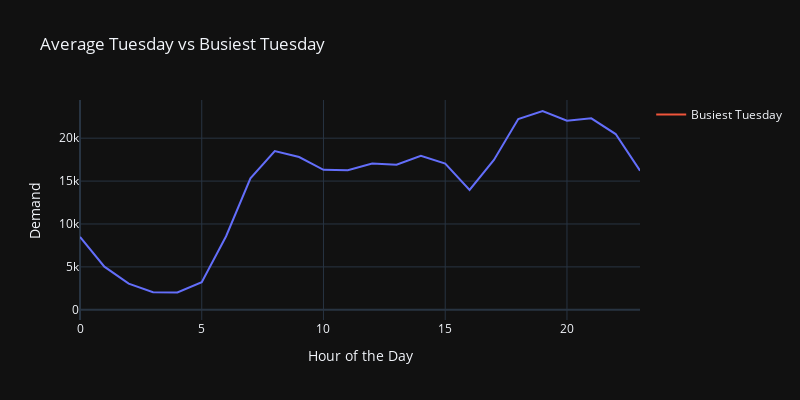

Source (notebook cell):
### Markdown cell above
#### 📊 **In-Depth Analysis of the "Average Saturday vs Busiest Saturday" Plot**  

This plot compares the **average demand on a typical Saturday** with the **demand on the busiest Saturday** (January 31, 2015). Let’s break it down step by step for an easy understanding.  

---

##### **1. Understanding the Two Lines in the Plot**
🔹 **Blue Line (Average Saturday)** → Represents the **average demand** for each hour across multiple Saturdays.  
🔹 **Red Line (Busiest Saturday)** → Shows the **actual demand** on the **busiest Saturday** (January 31, 2015).  

By comparing these two lines, we can see whether demand on this particular Saturday was significantly higher than usual.  

---

#### **2. How Demand Changes Throughout the Day**
##### **(A) Demand is Highest at Midnight (00:00 - 01:00)**
- The plot starts with a **high demand (above 25k)** at midnight.  
- This could be due to **late-night activity**, like people returning from events, working late shifts, or entertainment (movies, clubs, etc.).  

##### **(B) Sharp Drop Between 1 AM - 5 AM**
- After midnight, the demand **drops quickly**, reaching its lowest point around **5 AM** (near 5k).  
- This makes sense because most people are **asleep during these hours**, leading to **very low activity**.

##### **(C) Steady Increase from 6 AM - 10 AM**
- Around **6 AM**, demand starts **rising steadily** as people **wake up and start their day**.
- This could be due to:
  ✅ Morning commuters  
  ✅ Shops & businesses opening  
  ✅ People going out for breakfast, exercise, or work  

##### **(D) Stable Demand Between 10 AM - 3 PM**
- From **10 AM to 3 PM**, demand remains **relatively stable**.
- This could be because:
  ✅ People are at work or busy with weekend activities.  
  ✅ Lunch hours also contribute to moderate demand.  

##### **(E) Afternoon Drop (Around 3 PM - 4 PM)**
- A **small dip** occurs in demand, likely due to **midday breaks** when people slow down before the evening rush.

##### **(F) Rapid Rise in the Evening (After 5 PM)**
- **From 5 PM onwards, demand starts rising quickly again.**  
- This is because:
  ✅ People leave work and start their evening activities.  
  ✅ More people go shopping, dining, or socializing.  

##### **(G) High Demand at Night (After 8 PM)**
- The demand stays **very high** in the late evening, peaking **between 8 PM - 10 PM**.  
- This could be because:
  ✅ People are out for dinner or entertainment.  
  ✅ More transport, deliveries, and services are active.  

---

#### **3. Why Compare "Busiest Saturday" to "Average Saturday"?**
We are **comparing the busiest Saturday with the average Saturday** to find unusual patterns in demand.  

🚀 **If the red line (busiest Saturday) is much higher than the blue line, it means:**
- A special event or holiday might have **increased demand**.
- More people might have been **traveling, shopping, or using services** than usual.  

🔻 **If the lines are close together, it means:**
- Demand on that Saturday was **not very different from a typical Saturday**.  

**👉 The biggest takeaway here is that weekends tend to have higher demand, and special Saturdays can have even more extreme demand spikes.**  

---

#### **4. Key Takeaways & Business Insights**
🔍 **What We Learned from the Graph:**
✅ **Peak demand happens late at night (midnight) and in the evening (8 PM - 10 PM).**  
✅ **Demand is lowest between 3 AM - 5 AM.**  
✅ **Busiest Saturdays might indicate special events or holidays.**  

📌 **For Businesses & Services, This Data Can Be Used For:**
- **Better staffing and resource management** (e.g., hire more staff in the evening).  
- **Optimizing transport and delivery schedules** (since demand fluctuates).  
- **Promotional campaigns** (run ads or offers during peak hours).  

---

### Code cell
import pandas as pd
import plotly.express as px

# Extracting the values for the busiest Tuesday
tues_max = df_hourly[(df_hourly['Weekday'] == 'Tuesday') & 
                     (df_hourly['timestamp'].between('2015-01-27', '2015-01-27'))]  # Pick a known Tuesday

# Computing the average demand for each hour on Tuesdays
avg_tues = df_hourly[df_hourly['Weekday'] == 'Tuesday'].groupby('Hour')['value'].mean().reset_index()

# Plotting both lines using Plotly Express
fig = px.line(avg_tues, x='Hour', y='value', labels={'value': 'Demand'}, 
              title="Average Tuesday vs Busiest Tuesday", line_shape='linear')

fig.add_scatter(x=tues_max['Hour'], y=tues_max['value'], mode='lines', name='Busiest Tuesday')

# Updating layout for better visualization
fig.update_layout(width=800, height=400, xaxis_title="Hour of the Day", 
                  yaxis_title="Demand", template="plotly_dark")

# Show plot
fig.show()

### Figure 1 — Plotly figure (JSON) as saved in the notebook; plotly's stock layout.template omitted (floating-point values rounded to 4 significant figures)
{"data": [{"hovertemplate": "Hour=%{x}<br>Demand=%{y}<extra></extra>", "legendgroup": "", "line": {"color": "#636efa", "dash": "solid", "shape": "linear"}, "marker": {"symbol": "circle"}, "mode": "lines", "name": "", "orientation": "v", "showlegend": false, "type": "scatter", "x": [0, 1, 2, 3, 4, 5, 6, 7, 8, 9, 10, 11, 12, 13, 14, 15, 16, 17, 18, 19, 20, 21, 22, 23], "xaxis": "x", "y": [8484.0, 5028.0, 3052.0, 2040.0, 2031.0, 3207.0, 8576.0, 15310.0, 18500.0, 17810.0, 16310.0, 16250.0, 17050.0, 16920.0, 17940.0, 17030.0, 13960.0, 17460.0, 22230.0, 23170.0, 22040.0, 22310.0, 20480.0, 16220.0], "yaxis": "y"}, {"mode": "lines", "name": "Busiest Tuesday", "type": "scatter", "x": [0], "y": [94.5]}], "layout": {"height": 400, "legend": {"tracegroupgap": 0}, "title": {"text": "Average Tuesday vs Busiest Tuesday"}, "width": 800, "xaxis": {"anchor": "y", "autorange": true, "domain": [0, 1], "range": [0, 23], "title": {"text": "Hour of the Day"}, "type": "linear"}, "yaxis": {"anchor": "x", "autorange": true, "domain": [0, 1], "range": [-1187.0, 24450.0], "title": {"text": "Demand"}, "type": "linear"}}}
